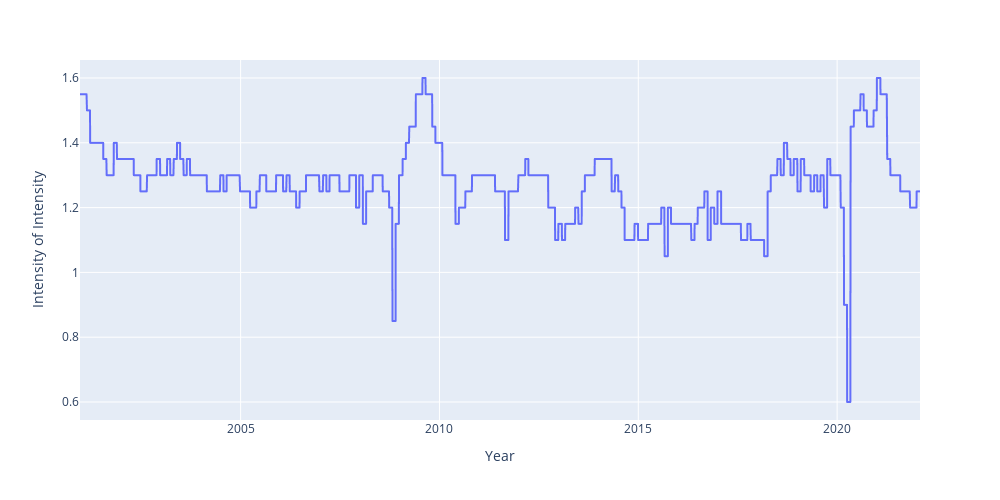

The notebook cell this image was saved under:
### Code cell
## test base

res = re_hf.general_single_output_ElasticNet_Lagged(X=X, Y=Y, len_train=5040)
fig = eval_model_outputs(res, intensity_of_intensity_list, show_fig=True)

### Figure 1 — Plotly figure (JSON) as saved in the notebook; plotly's stock layout.template omitted (floating-point values rounded to 4 significant figures; data arrays with more than 128 entries replaced by an {"elided": "..."} marker saying what was removed)
{"data": [{"hovertemplate": "variable=<br>rebalancing_date=%{x}<br>value=%{y}<extra></extra>", "legendgroup": "", "line": {"color": "#636efa", "dash": "solid"}, "marker": {"symbol": "circle"}, "mode": "lines", "name": "", "showlegend": false, "type": "scattergl", "x": {"elided": "5313 str values"}, "xaxis": "x", "y": {"elided": "5313 float values"}, "yaxis": "y"}], "layout": {"height": 500, "legend": {"title": {"text": "variable"}, "tracegroupgap": 0}, "margin": {"t": 60}, "width": 1000, "xaxis": {"anchor": "y", "domain": [0, 1], "title": {"text": "Year"}}, "yaxis": {"anchor": "x", "domain": [0, 1], "title": {"text": "Intensity of Intensity"}}}}
